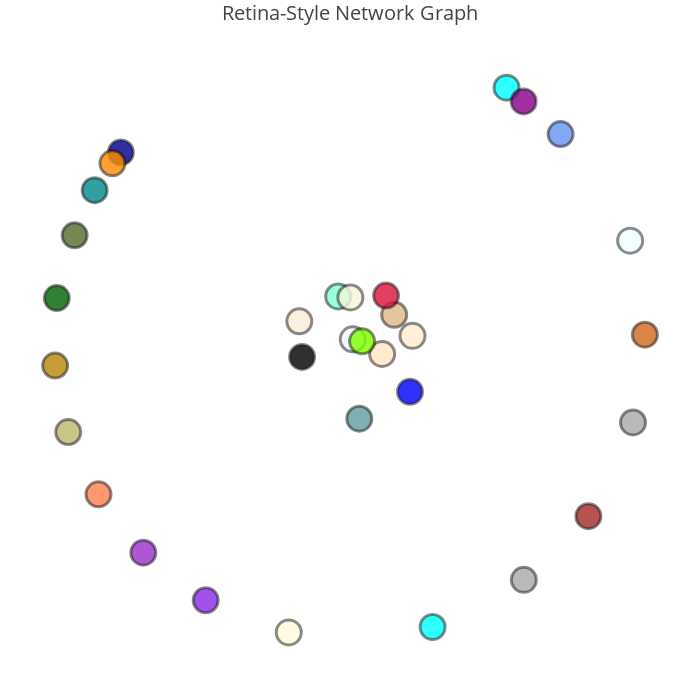

The code cell stored with this chart in its notebook:
### Code cell
import pandas as pd
import networkx as nx
import plotly.graph_objs as go
import matplotlib.colors as mcolors
import itertools

# Assuming df is already defined and contains the data

G = nx.DiGraph()

# Build the graph
for index, row in df.iterrows():
    G.add_node(row['Main Topic'], type='Main Topic')
    G.add_node(row['Subtopic'], type='Subtopic')
    G.add_edge(row['Main Topic'], row['Subtopic'])

# Generate positions for nodes
pos = nx.spring_layout(G, iterations=2000, k=0.07)

colors = itertools.cycle(mcolors.CSS4_COLORS)

node_colors = {}

# Assign a unique color to each connected component
for component in nx.weakly_connected_components(G):
    color = next(colors)
    for node in component:
        node_colors[node] = color

# Create node traces for Plotly, only including Main Topic nodes
node_trace = go.Scatter(
    x=[],
    y=[],
    text=[],
    mode='markers',
    hoverinfo='text',
    marker=dict(
        showscale=False,
        size=[], 
        color=[],
        opacity=0.9,
        line=dict(width=3, color='rgba(0, 0, 0, 0.5)'),
        symbol='circle',
    ))

# Add the main topic nodes and their positions to the node_trace
for node in G.nodes():
    if G.nodes[node]['type'] == 'Main Topic':
        x, y = pos[node]
        node_trace['x'] += (x,)
        node_trace['y'] += (y,)
        
        # Gather subtopics and format them with each subtopic on a new line using <br> for line breaks
        subtopics = [f"{i+1}. {n}" for i, n in enumerate(G.neighbors(node))]
        hover_text = f"{node}<br>Subtopics:<br>" + "<br>".join(subtopics)
        node_trace['text'] += (hover_text,)
        
        node_size = 25  # Fixed size for Main Topic
        node_trace['marker']['size'] += (node_size,)
        
        node_color = mcolors.to_rgba(node_colors[node], alpha=0.9)  # Semi-transparent color
        node_trace['marker']['color'] += (f"rgba({node_color[0]*255}, {node_color[1]*255}, {node_color[2]*255}, 0.9)",)

# No edge traces or annotations are added

# Create and show the figure
fig = go.Figure(data=[node_trace],
                layout=go.Layout(
                    title='Retina-Style Network Graph',
                    titlefont_size=20,
                    showlegend=False,
                    hovermode='closest',
                    margin=dict(b=20, l=5, r=5, t=40),
                    xaxis=dict(showgrid=False, zeroline=False, visible=False), 
                    yaxis=dict(showgrid=False, zeroline=False, visible=False),
                    paper_bgcolor='rgba(0,0,0,0)',
                    plot_bgcolor='rgba(0,0,0,0)',
                    width=700,
                    height=700
                ))

fig.show()

### Figure 1 — Plotly figure (JSON) as saved in the notebook; plotly's stock layout.template omitted (floating-point values rounded to 4 significant figures)
{"data": [{"hoverinfo": "text", "marker": {"color": ["rgba(240.0, 248.0, 255.0, 0.9)", "rgba(250.0, 235.0, 215.0, 0.9)", "rgba(0.0, 255.0, 255.0, 0.9)", "rgba(127.0, 255.0, 212.0, 0.9)", "rgba(240.0, 255.0, 255.0, 0.9)", "rgba(245.0, 245.0, 220.0, 0.9)", "rgba(255.0, 228.0, 196.0, 0.9)", "rgba(0.0, 0.0, 0.0, 0.9)", "rgba(255.0, 235.0, 205.0, 0.9)", "rgba(0.0, 0.0, 255.0, 0.9)", "rgba(138.0, 43.0, 226.0, 0.9)", "rgba(165.0, 42.0, 42.0, 0.9)", "rgba(222.0, 184.0, 135.0, 0.9)", "rgba(95.0, 158.0, 160.0, 0.9)", "rgba(127.0, 255.0, 0.0, 0.9)", "rgba(210.0, 105.0, 30.0, 0.9)", "rgba(255.0, 127.0, 80.0, 0.9)", "rgba(100.0, 149.0, 237.0, 0.9)", "rgba(255.0, 248.0, 220.0, 0.9)", "rgba(220.0, 20.0, 60.0, 0.9)", "rgba(0.0, 255.0, 255.0, 0.9)", "rgba(0.0, 0.0, 139.0, 0.9)", "rgba(0.0, 139.0, 139.0, 0.9)", "rgba(184.0, 134.0, 11.0, 0.9)", "rgba(169.0, 169.0, 169.0, 0.9)", "rgba(0.0, 100.0, 0.0, 0.9)", "rgba(169.0, 169.0, 169.0, 0.9)", "rgba(189.0, 183.0, 107.0, 0.9)", "rgba(139.0, 0.0, 139.0, 0.9)", "rgba(85.0, 107.0, 47.0, 0.9)", "rgba(255.0, 140.0, 0.0, 0.9)", "rgba(153.0, 50.0, 204.0, 0.9)"], "line": {"color": "rgba(0, 0, 0, 0.5)", "width": 3}, "opacity": 0.9, "showscale": false, "size": [25, 25, 25, 25, 25, 25, 25, 25, 25, 25, 25, 25, 25, 25, 25, 25, 25, 25, 25, 25, 25, 25, 25, 25, 25, 25, 25, 25, 25, 25, 25, 25], "symbol": "circle"}, "mode": "markers", "text": ["Brain Metastasis<br>Subtopics:<br>1. Overall Survival<br>2. Local Control<br>3. Distant Brain Control", "Radiotherapy<br>Subtopics:<br>1. WBRT vs Stereotactic<br>2. Postoperative Targeted Radiotherapy", "Left-sided Breast Cancer<br>Subtopics:<br>1. DIBH Benefits", "DIBH<br>Subtopics:<br>1. Heart and Lung Dose Reduction<br>2. Cardiac Substructures", "Dosimetry<br>Subtopics:<br>1. MLC Adjustment", "PDIP-AAA<br>Subtopics:<br>1. Treatment Plan Accuracy<br>2. Gamma Passing Rates", "NSCLC<br>Subtopics:<br>1. Atezolizumab and Varlilumab<br>2. Palliative Radiation<br>3. Cardiac Metastasis<br>4. Proximity to Healthcare", "TASK-3 Channel<br>Subtopics:<br>1. Anesthetics<br>2. Ovarian Cancer", "HRQoL<br>Subtopics:<br>1. Rectal Cancer Treatment<br>2. Psychosocial Factors", "TyG Index<br>Subtopics:<br>1. Mortality in ICU<br>2. Insulin Resistance", "Radiomics<br>Subtopics:<br>1. HER2-low vs HER2-positive BC", "Machine Learning<br>Subtopics:<br>1. Breast Cancer Diagnosis", "FASN<br>Subtopics:<br>1. Tumor Development<br>2. Immunotherapy", "Lipoedema<br>Subtopics:<br>1. Tumescent Liposuction<br>2. Quality of Life", "Breast Cancer<br>Subtopics:<br>1. Heart Failure Risk<br>2. Heart Failure Inpatients<br>3. Screen-Detected vs Non-Screen-Detected", "Fibroblasts<br>Subtopics:<br>1. Esophageal Cancer", "Cellular Senescence<br>Subtopics:<br>1. Metformin", "Pancreatic Cancer<br>Subtopics:<br>1. SCP Characteristics", "SCP<br>Subtopics:<br>1. Molecular Alterations", "HCC<br>Subtopics:<br>1. CANX Regulation<br>2. DHA Inhibition", "Psychosocial Interventions<br>Subtopics:<br>1. Sexual Health in Pelvic Cancer", "Older Breast Cancer Patients<br>Subtopics:<br>1. Clinical Trials", "PCM4EU and PRIME-ROSE<br>Subtopics:<br>1. Precision Cancer Medicine", "Methylphenidate<br>Subtopics:<br>1. Cancer-Related Fatigue", "CGP<br>Subtopics:<br>1. Precision Cancer Medicine in Hungary", "Prostate Cancer<br>Subtopics:<br>1. Older Men Treatments", "Cancer Survivors<br>Subtopics:<br>1. Late Effects Management", "SMNs<br>Subtopics:<br>1. Risk Based on First Primary Cancer", "MOST Trials<br>Subtopics:<br>1. Personalized Medicine", "GIST<br>Subtopics:<br>1. Imatinib Discontinuation", "Parent Psychological Distress<br>Subtopics:<br>1. Parenting Concerns and Cancer", "CIPN<br>Subtopics:<br>1. NfL and GFAP Biomarkers"], "type": "scatter", "x": [0.04048, -0.1339, 0.5421, -0.007136, 0.9452, 0.03269, 0.1363, -0.1249, 0.2353, 0.2271, -0.4391, 0.809, 0.1755, 0.06178, 0.07079, 0.9932, -0.7889, 0.7183, -0.1683, 0.1491, 0.3008, -0.7159, -0.8014, -0.9303, 0.5984, -0.9249, 0.9545, -0.8876, 0.5978, -0.8667, -0.7434, -0.6427], "y": [0.0319, 0.0898, 0.8425, 0.1699, 0.3497, 0.1667, -0.0151, -0.02494, 0.043, -0.137, -0.8084, -0.5378, 0.1111, -0.2236, 0.02553, 0.04689, -0.4673, 0.693, -0.9119, 0.1728, -0.8946, 0.6337, 0.5122, -0.0525, -0.7428, 0.1648, -0.2359, -0.2667, 0.798, 0.3668, 0.5988, -0.6553]}], "layout": {"height": 700, "hovermode": "closest", "margin": {"b": 20, "l": 5, "r": 5, "t": 40}, "paper_bgcolor": "rgba(0,0,0,0)", "plot_bgcolor": "rgba(0,0,0,0)", "showlegend": false, "title": {"font": {"size": 20}, "text": "Retina-Style Network Graph"}, "width": 700, "xaxis": {"showgrid": false, "visible": false, "zeroline": false}, "yaxis": {"showgrid": false, "visible": false, "zeroline": false}}}
